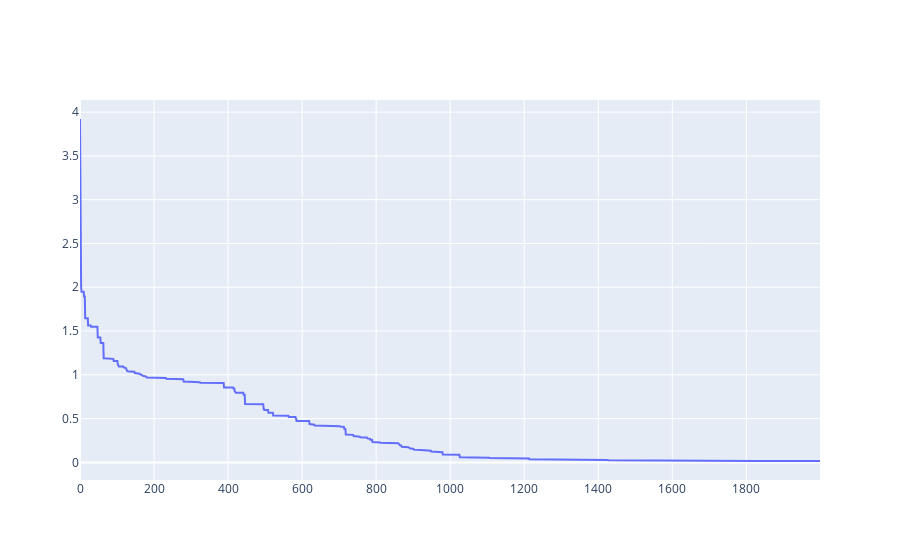

The code cell stored with this chart in its notebook:
### Code cell
fig = go.Figure()

fig.add_trace(go.Scatter(y=best_history, mode='lines'))
fig.show()

### Figure 1 — Plotly figure (JSON) as saved in the notebook; plotly's stock layout.template omitted (floating-point values rounded to 4 significant figures; data arrays with more than 128 entries replaced by an {"elided": "..."} marker saying what was removed)
{"data": [{"mode": "lines", "type": "scatter", "y": {"elided": "2000 float values"}}], "layout": {}}
